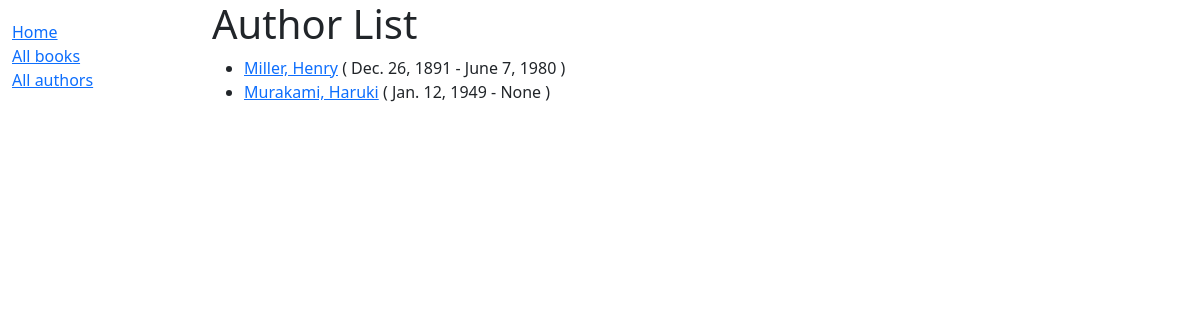
/catalog/author/, run on the app's committed database.
### catalog/models.py (models this page shows)
class Author(models.Model):
    first_name = models.CharField(max_length=100)
    last_name = models.CharField(max_length=100)
    date_of_birth = models.DateField(null=True, blank=True)
    date_of_death = models.DateField('Died', null=True, blank=True)
    class Meta:
        ordering = ['last_name', 'first_name']
    def get_absolute_url(self):
        return reverse('author-detail', args=[str(self.id)])
    def __str__(self) -> str:
        return f'{self.last_name}, {self.first_name}'

### catalog/views.py (the view)
# urls.py: path('author/', views.AuthorListView.as_view(), name='author'),
class AuthorListView(generic.ListView):
    model = Author

### catalog/templates/catalog/author_list.html
{% extends "base_generic.html" %} {% block content %}
<h1>Author List</h1>
{% if author_list %}
<ul>
  {% for author in author_list %}
  <li>
    <a href="{{ author.get_absolute_url }}">{{ author }}</a> ( {{ author.date_of_birth }} - {{ author.date_of_death }} )
  </li>
  {% endfor %}
</ul>
{% else %}
<p>There are no authors in the library.</p>
{% endif %} {% endblock %}

### data on the page
Author: last_name+first_name "Miller, Henry", date_of_birth "Dec. 26, 1891", date_of_death "June 7, 1980"
Author: last_name+first_name "Murakami, Haruki", date_of_birth "Jan. 12, 1949", date_of_death "None"
